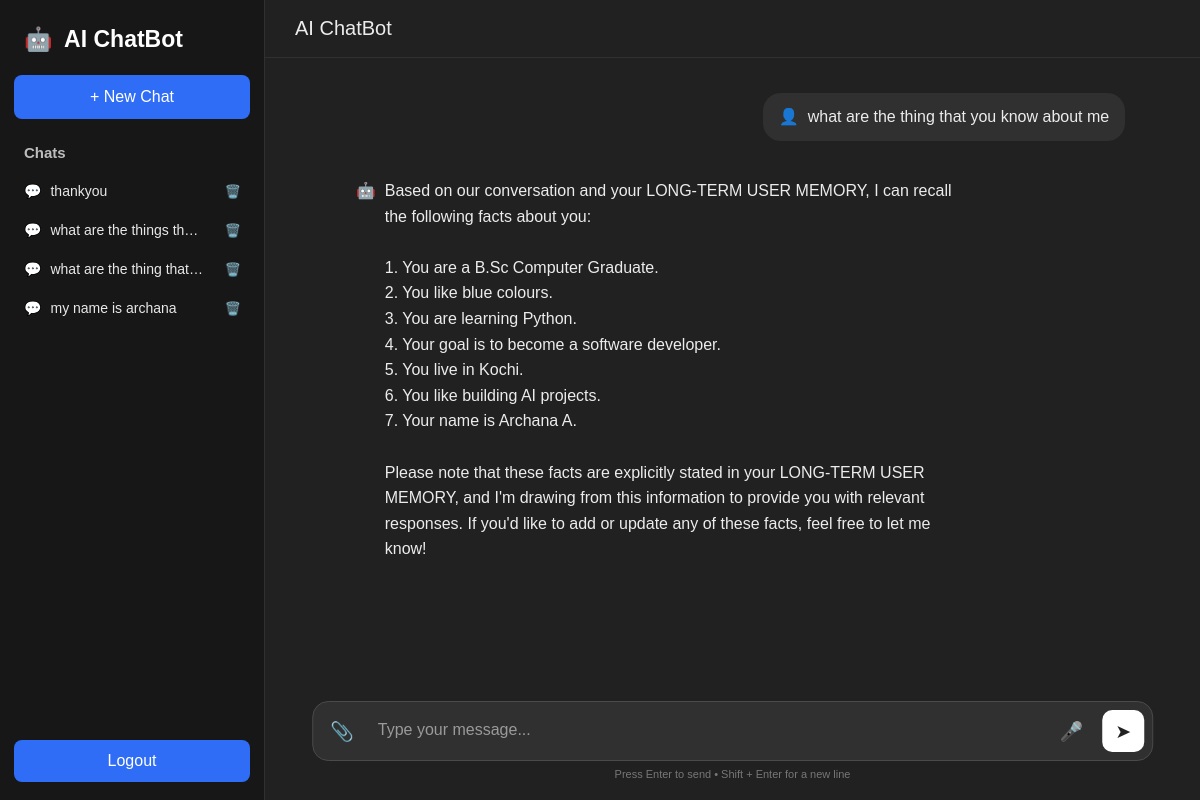
The page /conversation/9 (signed in) on the database its author committed.
### tables this page shows
CREATE TABLE conversations (
            id INTEGER PRIMARY KEY AUTOINCREMENT,
            user_id INTEGER NOT NULL,
            title TEXT DEFAULT 'New Chat',
            created_at TIMESTAMP DEFAULT CURRENT_TIMESTAMP,

            FOREIGN KEY(user_id)
                REFERENCES users(id)
                ON DELETE CASCADE
        );

CREATE TABLE messages (
            id INTEGER PRIMARY KEY AUTOINCREMENT,
            conversation_id INTEGER NOT NULL,
            role TEXT NOT NULL,
            content TEXT NOT NULL,
            created_at TIMESTAMP DEFAULT CURRENT_TIMESTAMP,

            FOREIGN KEY(conversation_id)
                REFERENCES conversations(id)
                ON DELETE CASCADE
        );

### app.py (the view)
@app.route("/conversation/<int:id>")
def conversation(id):
    if "user" not in session:
        return redirect("/login")
    user_id = session["user"]
    chats = get_conversations(user_id)
    chat_ids = {chat_item[0] for chat_item in chats}
    if id not in chat_ids:
        return redirect("/")
    messages = get_messages(id)
    session["conversation_id"] = id
    return render_template("index.html", chats=chats, messages=messages)

### chatbot/database.py (called while the page is built)
def get_connection():
    conn = sqlite3.connect(
        DATABASE,
        timeout=10,
        check_same_thread=False
    )
    conn.execute("PRAGMA foreign_keys = ON")
    conn.execute("PRAGMA journal_mode = WAL")
    conn.execute("PRAGMA busy_timeout = 10000")
    return conn

def get_conversations(user_id):
    conn = get_connection()
    cursor = conn.cursor()
    cursor.execute(
        """
        SELECT id, title
        FROM conversations
        WHERE user_id = ?
        ORDER BY created_at DESC, id DESC
        """,
        (user_id,)
    )
    chats = cursor.fetchall()
    conn.close()
    return chats

def get_messages(conversation_id):
    conn = get_connection()
    cursor = conn.cursor()
    cursor.execute(
        """
        SELECT role, content
        FROM messages
        WHERE conversation_id = ?
        ORDER BY id
        """,
        (conversation_id,)
    )
    messages = cursor.fetchall()
    conn.close()
    return messages

### templates/index.html (shortened to what this page needs)
<!DOCTYPE html>
<html lang="en">
<head>
    <link rel="stylesheet"
          href="{{ url_for('static', filename='style.css') }}">
</head>
<body>
<div class="app">
    <aside class="sidebar">
        <div class="logo">
            🤖 <span>AI ChatBot</span>
        </div>
        <a href="/new_chat" class="new-chat">
            + New Chat
        </a>
        <div class="history">
            <h3>Chats</h3>
            {% for chat in chats %}
            <div class="chat-item">
                <a href="/conversation/{{ chat[0] }}"
                   class="chat-link">
                    💬
                    <span>{{ chat[1] }}</span>
                </a>
                <a href="/delete_chat/{{ chat[0] }}"
                   class="delete-btn"
                   onclick="return confirm('Delete this chat?')">
                    🗑️
                </a>
            </div>
            {% else %}
            <p class="no-chats">
                No previous chats
            </p>
            {% endfor %}
        </div>
        <a href="/logout" class="logout">
            Logout
        </a>
    </aside>
    <main class="main">
        <header class="topbar">
            <h1>AI ChatBot</h1>
        </header>
        <div id="chat-box" class="chat-box">
            {% if messages %}
                {% for msg in messages %}
                    {% if msg[0] == "user" %}
                    <div class="message-row user-row">
                        <div class="user-message">
                            <span class="avatar">👤</span>
                            <span>{{ msg[1] }}</span>
                        </div>
                    </div>
                    {% else %}
                    <div class="message-row bot-row">
                        <div class="bot-message">
                            <span class="avatar">🤖</span>
                            <span>{{ msg[1] }}</span>
                        </div>
                    </div>
                    {% endif %}
                {% endfor %}
            {% endif %}
        </div>
        <div class="input-wrapper">
            <div class="input-area">
                <button
                    id="attach-btn"
                    class="icon-btn"
                    type="button"
                    title="Attach file">
                    📎
                </button>
                <textarea
                    id="user-input"
                    rows="1"
                    placeholder="Type your message..."
                    autocomplete="off"></textarea>
                <button
                    id="voice-btn"
                    class="icon-btn"
                    type="button"
                    title="Voice">
                    🎤
                </button>
                <button
                    id="send-btn"
                    class="send-btn"
                    type="button"
                    onclick="sendMessage()"
                    title="Send">
                    ➤
                </button>
            </div>
            <p class="hint">
                Press Enter to send • Shift + Enter for a new line
            </p>
        </div>
    </main>
</div>
</body>
</html>

### static/style.css (style rules this page uses)
* { margin: 0; padding: 0; box-sizing: border-box; }
html, body { width: 100%; height: 100%; }
body { font-family: Arial, Helvetica, sans-serif; background: #212121; color: #ececec; overflow: hidden; }
.app { display: flex; width: 100%; height: 100vh; }
.sidebar { width: 265px; height: 100vh; background: #171717; border-right: 1px solid #303030; padding: 18px 14px; display: flex; flex-direction: column; flex-shrink: 0; }
.logo { font-size: 23px; font-weight: 700; padding: 8px 10px 22px; color: #ffffff; }
.logo span { margin-left: 5px; }
.new-chat { display: block; text-decoration: none; color: white; background: #2f6df6; padding: 13px 16px; border-radius: 8px; text-align: center; font-size: 16px; margin-bottom: 25px; transition: 0.2s; }
.history { flex: 1; overflow-y: auto; }
.history h3 { font-size: 15px; color: #bdbdbd; margin: 0 10px 12px; }
.chat-item { display: flex; align-items: center; justify-content: space-between; width: 100%; margin-bottom: 3px; border-radius: 7px; transition: background 0.2s; }
.chat-link { display: flex; align-items: center; gap: 9px; min-width: 0; flex: 1; padding: 10px; color: #e8e8e8; text-decoration: none; font-size: 14px; }
.chat-link span { white-space: nowrap; overflow: hidden; text-overflow: ellipsis; }
.delete-btn { text-decoration: none; padding: 9px; color: #999; font-size: 13px; }
.logout { display: block; text-decoration: none; text-align: center; color: white; background: #2f6df6; padding: 12px; border-radius: 8px; margin-top: 15px; }
.main { flex: 1; height: 100vh; position: relative; display: flex; flex-direction: column; min-width: 0; }
.topbar { height: 58px; display: flex; align-items: center; padding: 0 30px; border-bottom: 1px solid #303030; }
.topbar h1 { font-size: 20px; font-weight: 500; }
.chat-box { flex: 1; overflow-y: auto; padding: 35px 8% 150px; scroll-behavior: smooth; }
.message-row { display: flex; margin-bottom: 25px; width: 100%; }
.user-row { justify-content: flex-end; }
.user-message { display: flex; align-items: flex-start; gap: 9px; max-width: 70%; background: #303030; padding: 12px 16px; border-radius: 18px; line-height: 1.5; word-wrap: break-word; white-space: pre-wrap; }
.bot-row { justify-content: flex-start; }
.bot-message { display: flex; align-items: flex-start; gap: 9px; max-width: 80%; padding: 12px 16px; line-height: 1.6; word-wrap: break-word; white-space: pre-wrap; }
.avatar { flex-shrink: 0; }
.input-wrapper { position: absolute; bottom: 20px; left: 50%; transform: translateX(-50%); width: min(850px, 90%); z-index: 10; }
.input-area { display: flex; align-items: center; gap: 10px; background: #303030; border: 1px solid #4a4a4a; border-radius: 16px; padding: 8px; }
.input-area textarea { flex: 1; resize: none; min-height: 42px; max-height: 150px; border: none; outline: none; background: transparent; color: white; font-size: 16px; padding: 11px 5px; font-family: inherit; }
.input-area textarea::placeholder { color: #9a9a9a; }
.icon-btn, .send-btn { width: 42px; height: 42px; border: none; border-radius: 10px; cursor: pointer; background: transparent; color: #ddd; font-size: 19px; display: flex; align-items: center; justify-content: center; flex-shrink: 0; }
.send-btn { background: #ffffff; color: #222; }
.hint { text-align: center; font-size: 11px; color: #777; margin-top: 7px; }

### rows shown on the page
conversations: title "thankyou"
conversations: title "what are the things th…"
conversations: title "what are the thing that…"
conversations: title "my name is archana"
messages: content "what are the thing that you know about me"
messages: content "Based on our conversation and your LONG-TERM USER MEMORY, I can recall the following facts about you: 1. You are a B.Sc Computer Graduate. 2. You like blue colours. 3. You are learning Python. 4. Your goal is to become a software developer. 5. You live in Kochi. 6. You like building AI projects. 7. Your name is Archana A. Please note that these facts are explicitly stated in your LONG-TERM USER MEMORY, and I'm drawing from this information to provide you with relevant responses. If you'd like to add or update any of these facts, feel free to let me know!"
